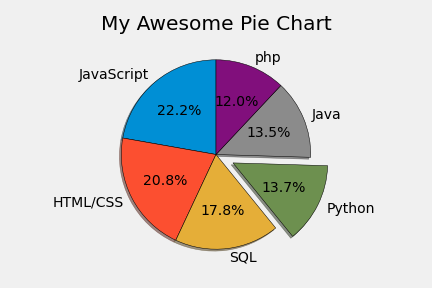

Generate this figure with Python:
from matplotlib import pyplot as plt

plt.style.use("fivethirtyeight")

slices = [59219, 55466, 47544, 36443, 35917, 31991]
labels = ['JavaScript', 'HTML/CSS', 'SQL', 'Python', 'Java', 'php']
explode = [0, 0, 0, 0.2, 0, 0]


plt.pie(slices, labels=labels, explode=explode, shadow=True,
         startangle=90, autopct='%1.1f%%',
         wedgeprops={'edgecolor': 'black'})


plt.title("My Awesome Pie Chart")
plt.tight_layout()
plt.savefig('piechart.png')
plt.show()